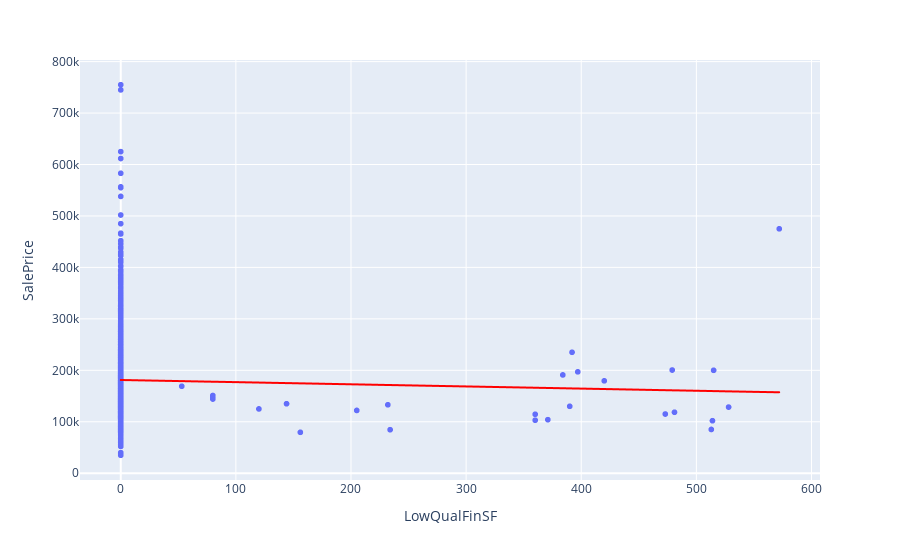

Notebook code for this chart:
### Code cell
# Create the scatter plot between 'LowQualFinSF' and 'SalePrice'
px.scatter(df_train
           ,x='LowQualFinSF'
           ,y='SalePrice'
           ,trendline='ols'
           ,trendline_color_override='red')
## not a good feature, though

### Figure 1 — Plotly figure (JSON) as saved in the notebook; plotly's stock layout.template omitted (floating-point values rounded to 4 significant figures; data arrays with more than 128 entries replaced by an {"elided": "..."} marker saying what was removed)
{"data": [{"hovertemplate": "LowQualFinSF=%{x}<br>SalePrice=%{y}<extra></extra>", "legendgroup": "", "marker": {"color": "#636efa", "symbol": "circle"}, "mode": "markers", "name": "", "showlegend": false, "type": "scattergl", "x": {"elided": "1460 int values"}, "xaxis": "x", "y": {"elided": "1460 int values"}, "yaxis": "y"}, {"hovertemplate": "<b>OLS trendline</b><br>SalePrice = -41.8364 * LowQualFinSF + 181166<br>R<sup>2</sup>=0.000656<br><br>LowQualFinSF=%{x}<br>SalePrice=%{y} <b>(trend)</b><extra></extra>", "legendgroup": "", "line": {"color": "red"}, "marker": {"color": "#636efa", "symbol": "circle"}, "mode": "lines", "name": "", "showlegend": false, "type": "scattergl", "x": {"elided": "1460 int values"}, "xaxis": "x", "y": {"elided": "1460 float values"}, "yaxis": "y"}], "layout": {"legend": {"tracegroupgap": 0}, "margin": {"t": 60}, "xaxis": {"anchor": "y", "domain": [0, 1], "title": {"text": "LowQualFinSF"}}, "yaxis": {"anchor": "x", "domain": [0, 1], "title": {"text": "SalePrice"}}}}
